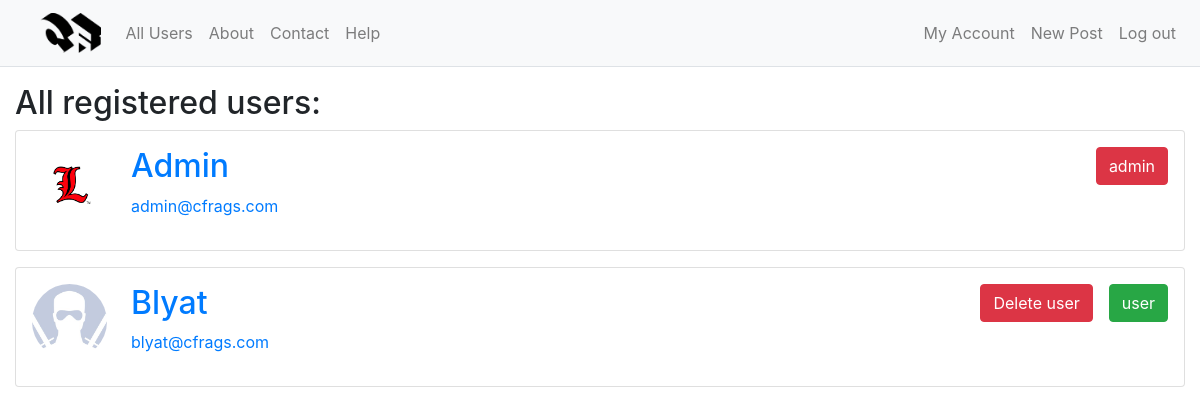
The page /allusers (signed in) on the database its author committed.
### website/models.py (models this page shows)
class User(db.Model, UserMixin):
    id = db.Column(db.Integer, primary_key=True)
    username = db.Column(db.String(20), unique=True, nullable=False)
    email = db.Column(db.String(120), unique=True, nullable=False)
    image_file = db.Column(db.String(20), nullable=False, default='default.jpg')
    password = db.Column(db.String(60), nullable=False)
    posts = db.relationship('Post', backref='author', lazy=True)
    liked_comments = db.relationship('CommentLike', backref='user', lazy=True)
    liked_posts = db.relationship('PostLike', backref='user', lazy=True)
    role_id = db.Column(db.Integer, db.ForeignKey('role.id'), default=1)
    role = db.relationship('Role', backref='role', lazy=True)

### website/users/routes.py (the view)
@users.route("/allusers")
def all_users():
    users = User.query.all()
    for user in users:
        print("User: " + str(user.id) + " - " + user.username + " - rights: " + str(user.role.rights))
    if users:
        return render_template("users.html", users=users)
    else:
        flash('There are no users registered!', 'warning')
        return redirect(url_for('main.home'))

### website/models.py (called while the page is built)
@login_manager.user_loader
def load_user(user_id):
    return User.query.get(int(user_id))

### website/templates/users.html
{% extends "layout.html" %}
{% block content %}
<div class="col-12">
  <h2>All registered users:</h2>
  {% for user in users %}
	<div class="card w-100 mb-3 p-3">
      <div class="media">
        <img style="height:75px;width:75px;object-fit:cover;" class="rounded-circle account-img mr-4" src="{{ url_for('static', filename='profile_pics/' + user.image_file) }}">
        <div class="media-body h-100">
          <h2 class="account-heading"><a href="{{ url_for('users.user', username=user.username) }}">{{ user.username }}</a></h2>
          <p class="text-secondary">
            <a href="mailto:user.email">{{ user.email }}</a>
          </p>
        </div>
        {% if current_user.role.rights > user.role.rights and current_user.role.rights == 2 %}
          <a href="{{ url_for('users.delete_user', id=user.id) }}" class="btn btn-danger">Delete user</a>
        {% endif %}
		{% if user.role.rights == 0 %}
			<div class="btn btn-success ml-3">user</div>
		{% elif user.role.rights == 1 %}
			<div class="btn btn-primary ml-3">mod</div>
    {% else %}
      <div class="btn btn-danger">admin</div>
		{% endif %}
      </div>
    </div>
  {% endfor %}
</div>
{% endblock content %}

### website/templates/layout.html (shortened to what this page needs)
<!DOCTYPE html>
<html lang="en" dir="ltr">
  <head>
    <link rel="stylesheet" href="https://maxcdn.bootstrapcdn.com/bootstrap/4.0.0/css/bootstrap.min.css">
    <link rel="stylesheet" href="{{ url_for('static', filename='master.css') }}">
    <link rel="stylesheet" href="{{ url_for('static', filename='prism.css') }}">
  </head>
  <body>
    {% include "navbar.html" %}
    <div class="container-fluid">
      <div class="row">
        <div class="col-12">
        </div>
        {% block content %}{% endblock %}
      </div>
    </div>
  </body>
</html>

### website/templates/navbar.html (shortened to what this page needs)
<nav class="navbar navbar-expand-md navbar-light bg-light border-bottom mb-3">
  <a class="navbar-brand ml-4" href="{{ url_for('main.home') }}">
    <img src="{{ url_for('static', filename='Logo.png') }}" alt="logo" style="height:40px;">
  </a>
  <div id="navbarNavDropdown" class="navbar-collapse collapse">
    <ul class="navbar-nav w-100">
      <li class="nav-item">
        <a class="nav-link" href="{{ url_for('users.all_users') }}">All Users</a>
      </li>
      <li class="nav-item">
        <a class="nav-link" href="{{ url_for('main.about') }}">About</a>
      </li>
      <li class="nav-item">
        <a class="nav-link" href="{{ url_for('main.contact') }}">Contact</a>
      </li>
      <li class="nav-item">
        <a class="nav-link" href="{{ url_for('main.help') }}">Help</a>
      </li>
      {% if not current_user.is_authenticated %}
        <li class="nav-item  ml-md-auto ml-lg-auto">
          <a class="nav-link" href="{{ url_for('users.login') }}">Log In</a>
        </li>
        <li class="nav-item">
          <a class="nav-link" href="{{ url_for('users.register') }}">Register</a>
        </li>
      {% else %}
        <li class="nav-item  ml-md-auto ml-lg-auto">
          <a class="nav-link" href="{{ url_for('users.account') }}">My Account</a>
        </li>
        <li class="nav-item">
          <a class="nav-link" href="{{ url_for('users.new') }}">New Post</a>
        </li>
        <li class="nav-item">
          <a class="nav-link" href="{{ url_for('users.logout') }}">Log out</a>
        </li>
      {% endif %}
    </ul>
  </div>
</nav>

### rows shown on the page
User: image_file (picture), username "Admin", email "admin@cfrags.com"
User: image_file (placeholder picture), username "Blyat", email "blyat@cfrags.com"
